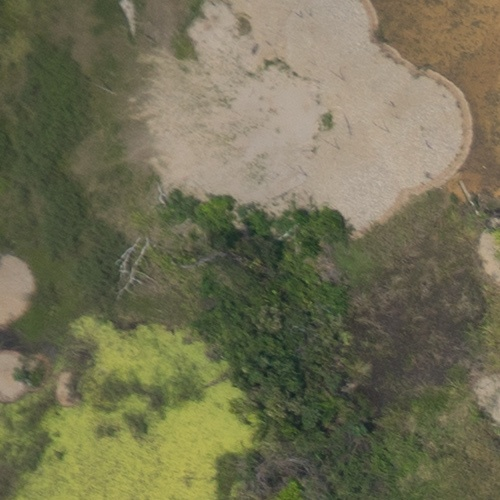
#> input picture Project1/window-00-00.jpg, 500 x 500 px, given in place of DSC_9259-0.02.jpg, which was not available; the run also reads 1 picture not shown here
$ python SpatialFilter.py
#> lines starting #> are read from the running program, lines starting #| are printed output that depends on the picture; pictures that were not available may be replaced by others from this repository, and a replacement may not be noted
"""
LAB 1
PART ONE - SPATIAL FILTER
UDHAYASWARAN PONSHUNMUGAM
"""
import cv2
import numpy as np
#import matplotlib.pyplot as plt
#import skimage as ski


#READ IN IMAGE, YOU CAN RESIZE IT
image = cv2.imread("DSC_9259-0.02.jpg") #read in the image at specified place and assign to 'image'; in this case, it is within our project directory
#> image is the input picture: shape (500, 500, 3); mean B, G, R 84, 111.2, 113.2
nature_image = cv2.imread("window-00-00.jpg")
puppy_noised = cv2.imread("pnoised.JPG")
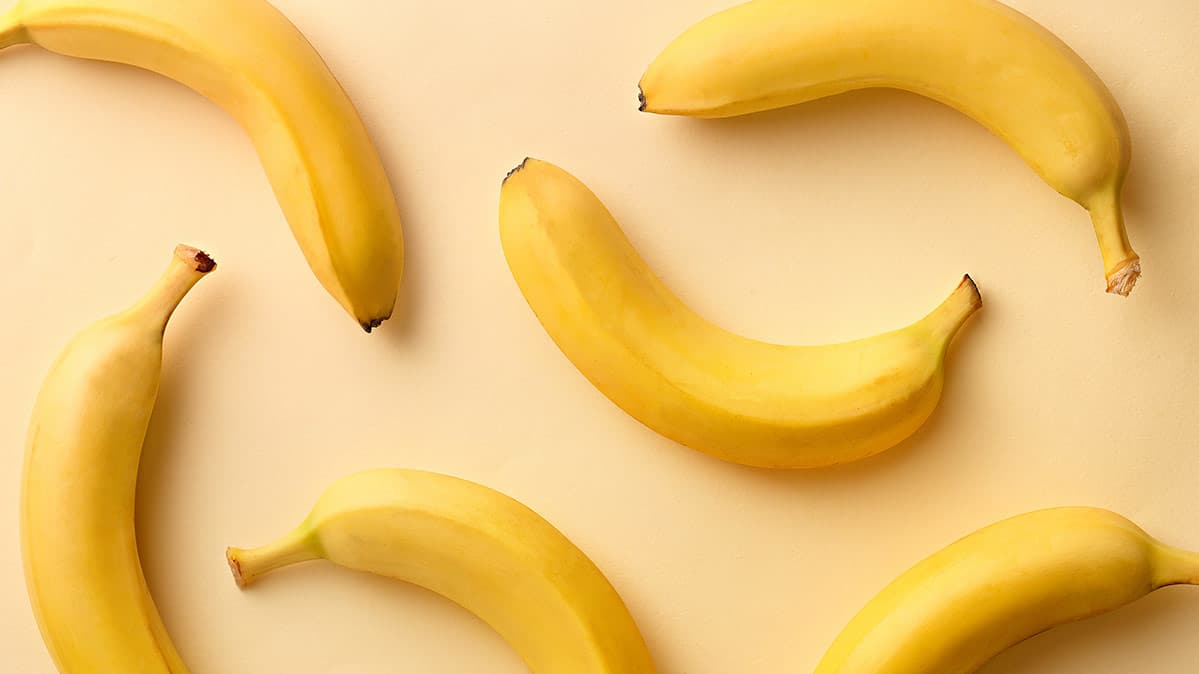
#> input picture Project2/banana.jpeg, 1199 x 674 px, given in place of pnoised.JPG, which was not available
#> puppy_noised is the input picture: shape (674, 1199, 3); mean B, G, R 113.6, 193.1, 235.9
small = cv2.resize(image, (0,0), fx=0.25, fy=0.25) #We can resize the image and make it so that the image is only a quarter of the output
cv2.imshow('Original Puppy', image)

k = int(input("Define a size k"))
#> the answer given: 100
#2D BLUR, BUILT IN FUNCTION
blur = cv2.blur(image,(k,k))
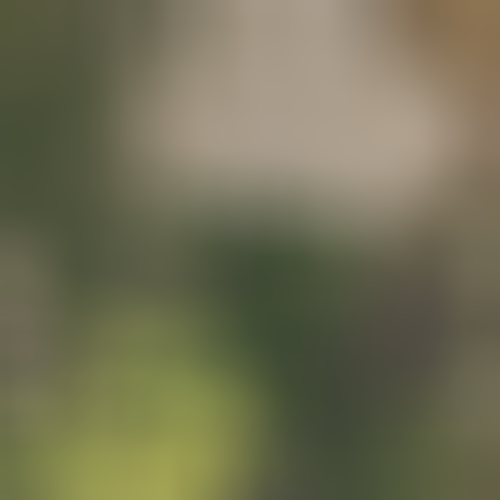
#> blur: shape (500, 500, 3); mean B, G, R 84, 111.2, 113.2
print("Here is the blurred image")
cv2.imshow("Blurred image", blur)
cv2.imwrite('blurry.JPG', blur)
#cv2.imwrite('Blurry puppy', blur)

key = cv2.waitKey(100)
#> (key Esc is pressed here)

#2D - AFFINE TRANSFORMATION
rows, cols = image.shape[:2]
#> rows = 500; cols = 500
source = np.float32([[0,0], [cols-1,0], [0,rows-1], [cols-1,rows-1]])
#> source = [[0, 0], [499, 0], [0, 499], [499, 499]]
destination = np.float32([[0,0], [cols-1,0], [int(0.33*cols),rows-1],[int(0.66*cols),rows-1]])
projective_matrix = cv2.getPerspectiveTransform(source, destination)
img_output = cv2.warpPerspective(image, projective_matrix, (cols,rows))
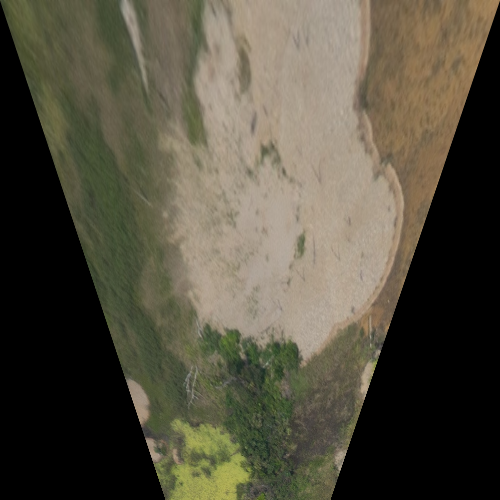
#> img_output: shape (500, 500, 3); mean B, G, R 63.6, 78.9, 83.7

cv2.imshow('Affine Transformation', img_output)
cv2.imwrite('AffineTransform.JPG', img_output)

#GAUSSIAN BLUR
gaussian_blur = cv2.GaussianBlur(image, (9, 9), 0)
cv2.imshow('Gaussian blur', gaussian_blur)
cv2.imwrite('gaussian_puppy.JPG', gaussian_blur)

#MEDIAN BLUR
median = cv2.medianBlur(image, 17)
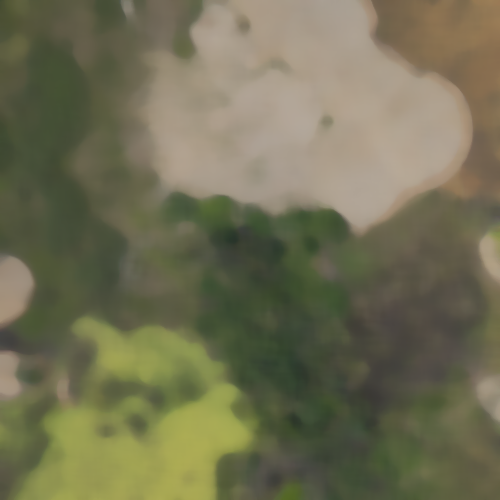
#> median: shape (500, 500, 3); mean B, G, R 84, 111.4, 113.3
cv2.imshow("median", median)
cv2.imwrite('median_puppy.JPG', median)

#CANNY EDGES
canny_puppy = cv2.Canny(image, 100, 200)
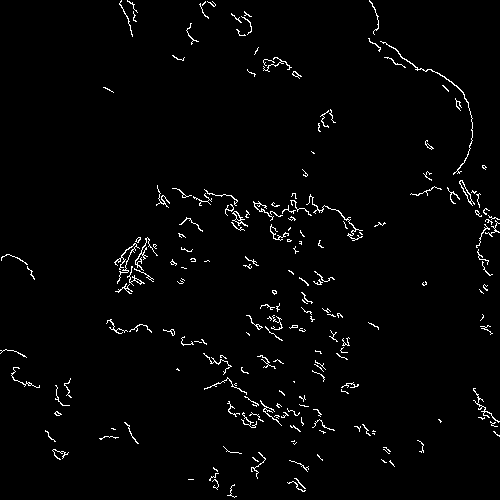
#> canny_puppy: shape (500, 500); 2.1% white in thin lines or dots
cv2.imwrite('canny_puppy.JPG', canny_puppy)
canny_puppy_noised = cv2.Canny(puppy_noised, 100, 200)
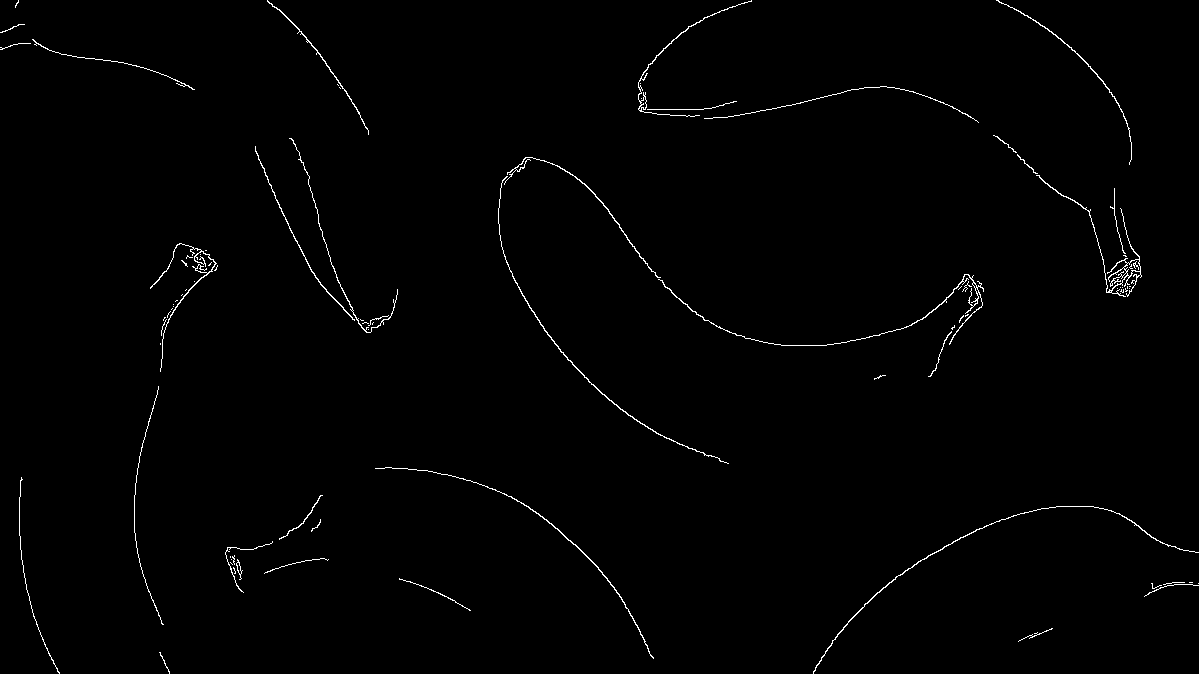
#> canny_puppy_noised: shape (674, 1199); 0.88% white in thin lines or dots
cv2.imwrite('canny_puppy_noised.JPG', canny_puppy_noised)
canny_nature = cv2.Canny(nature_image, 100, 200)
cv2.imwrite('canny_nature.JPG', canny_nature)

cv2.imshow("Canny puppy", canny_puppy)
cv2.imshow("Canny puppy noised", canny_puppy_noised)
cv2.imshow("Canny nature", canny_nature)

key = cv2.waitKey(30000)
#> (key Esc is pressed here)
cv2.destroyAllWindows()
